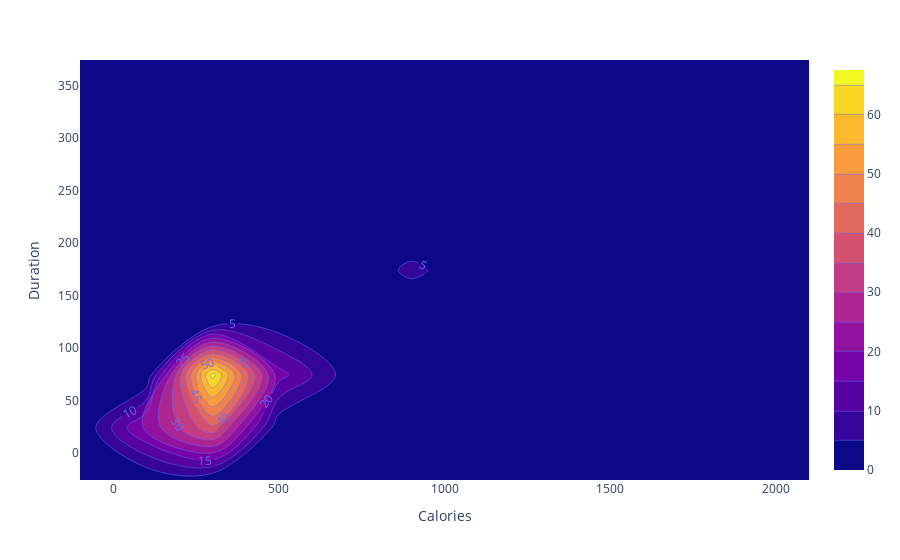

Source (notebook cell):
### Code cell
fig = px.density_contour(df, x="Calories", y="Duration")
fig.update_traces(contours_coloring="fill", contours_showlabels = True)
fig.show()

### Figure 1 — Plotly figure (JSON) as saved in the notebook; plotly's stock layout.template omitted (floating-point values rounded to 4 significant figures; data arrays with more than 128 entries replaced by an {"elided": "..."} marker saying what was removed)
{"data": [{"contours": {"coloring": "fill", "showlabels": true}, "hovertemplate": "Calories=%{x}<br>Duration=%{y}<br>count=%{z}<extra></extra>", "legendgroup": "", "line": {"color": "#636efa"}, "name": "", "showlegend": false, "type": "histogram2dcontour", "x": {"elided": "169 float values"}, "xaxis": "x", "xbingroup": "x", "y": {"elided": "169 int values"}, "yaxis": "y", "ybingroup": "y"}], "layout": {"legend": {"tracegroupgap": 0}, "margin": {"t": 60}, "xaxis": {"anchor": "y", "domain": [0, 1], "title": {"text": "Calories"}}, "yaxis": {"anchor": "x", "domain": [0, 1], "title": {"text": "Duration"}}}}
